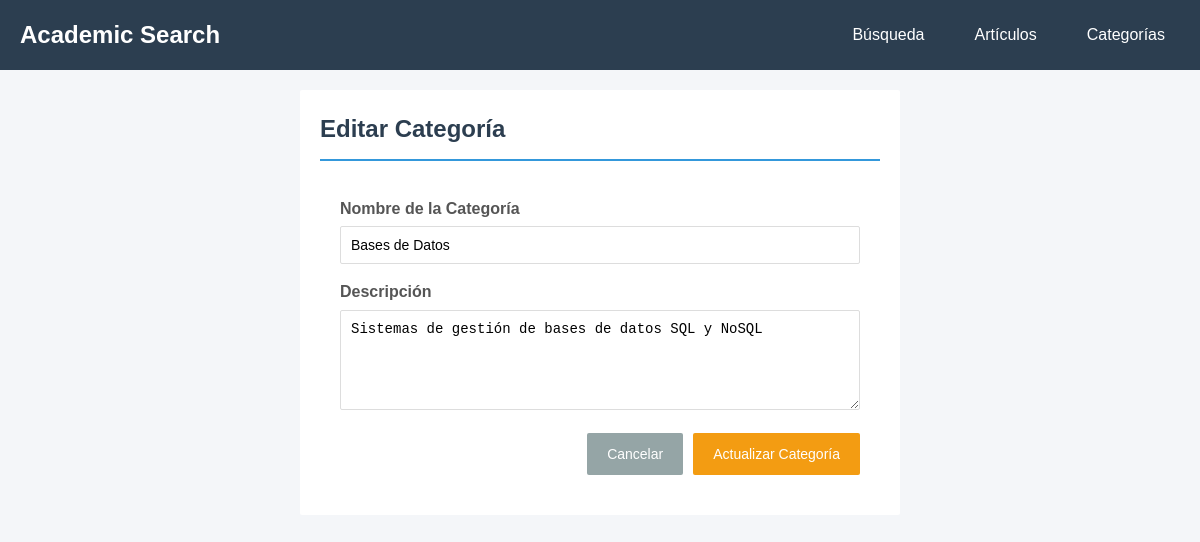
Page /categories.php?action=edit&id=3 on the committed database.
### tables this page shows
CREATE TABLE IF NOT EXISTS categories (
    id INT AUTO_INCREMENT PRIMARY KEY,
    name VARCHAR(100) NOT NULL UNIQUE,
    description TEXT,
    created_at TIMESTAMP DEFAULT CURRENT_TIMESTAMP
);

### categories.php (called while the page is built)
<?php
require_once 'controllers/CategoryController.php';
?>

### models/Category.php (called while the page is built, shortened)
<?php
class Category {
    private $conn;
    public function __construct($db) {
        $this->conn = $db;
    }
    public function getById($id) {
        $query = "SELECT * FROM categories WHERE id = :id";
        $stmt = $this->conn->prepare($query);
        $stmt->bindParam(':id', $id);
        $stmt->execute();
        return $stmt->fetch(PDO::FETCH_ASSOC);
    }
}
?>

### views/categories/edit.php (the view, shortened to what this page needs)
<!DOCTYPE html>
<html lang="es">
<head>
    <link rel="stylesheet" href="public/css/style.css">
</head>
<body>
    <nav>
        <div class="container">
            <h1>Academic Search</h1>
            <ul>
                <li><a href="index.php">Búsqueda</a></li>
                <li><a href="articles.php">Artículos</a></li>
                <li><a href="categories.php">Categorías</a></li>
            </ul>
        </div>
    </nav>
    <div class="container">
        <div class="card" style="max-width: 600px; margin: 0 auto;">
            <h2>Editar Categoría</h2>
            <form method="POST" action="categories.php?action=edit&id=<?= $category['id'] ?>">
                <div class="form-group">
                    <label>Nombre de la Categoría</label>
                    <input type="text" name="name" value="<?= htmlspecialchars($category['name']) ?>" required>
                </div>
                <div class="form-group">
                    <label>Descripción</label>
                    <textarea name="description"><?= htmlspecialchars($category['description'] ?? '') ?></textarea>
                </div>
                <div class="flex-end">
                    <a href="categories.php" class="btn btn-secondary">Cancelar</a>
                    <button type="submit" class="btn btn-warning">Actualizar Categoría</button>
                </div>
            </form>
        </div>
    </div>
</body>
</html>

### public/css/style.css (style rules this page uses)
* { margin: 0; padding: 0; box-sizing: border-box; }
body { font-family: Arial, sans-serif; background-color: #f4f6f9; color: #333; line-height: 1.6; }
nav { background: #2c3e50;; color: white; padding: 1rem 0; }
nav .container { max-width: 1200px; margin: 0 auto; padding: 0 20px; display: flex; justify-content: space-between; align-items: center; }
nav h1 { font-size: 1.5rem; }
nav ul { list-style: none; display: flex; gap: 20px; }
nav a { color: white; text-decoration: none; padding: 8px 15px; border-radius: 2px; transition: background 0.3s; }
.container { max-width: 1200px; margin: 20px auto; padding: 0 20px; }
.card { background: white; border-radius: 2px; padding: 20px; margin-bottom: 20px; }
.card h2 { color: #2c3e50; margin-bottom: 15px; padding-bottom: 10px; border-bottom: 2px solid #3498db; }
form { background: white; padding: 20px; border-radius: 2px; }
.form-group { margin-bottom: 15px; }
label { display: block; margin-bottom: 5px; font-weight: 600; color: #555; }
input[type="text"], input[type="number"], select, textarea { width: 100%; padding: 10px; border: 1px solid #ddd; border-radius: 2px; font-size: 14px; }
textarea { min-height: 100px; resize: vertical; }
button, .btn { padding: 10px 20px; border: none; border-radius: 2px; cursor: pointer; text-decoration: none; display: inline-block; font-size: 14px; transition: all 0.3s; }
.btn-warning { background: #f39c12; color: white; }
.btn-secondary { background: #95a5a6; color: white; }
.flex-end { display: flex; justify-content: flex-end; gap: 10px; }

### rows in the picture
categories: name "Bases de Datos", description "Sistemas de gestión de bases de datos SQL y NoSQL"
